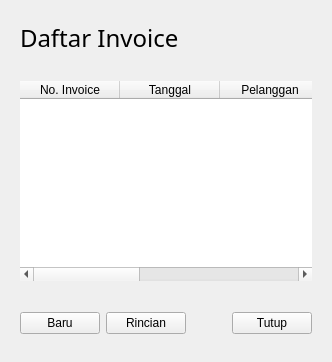
             <widget class="QWidget" name="st_Penjualan_DaftarInvoice">
              <layout class="QVBoxLayout" name="verticalLayout">
               <item>
                <widget class="QFrame" name="fr_Penjualan_DaftarInvoice_title">
                 <property name="sizePolicy">
                  <sizepolicy hsizetype="Preferred" vsizetype="Maximum">
                   <horstretch>0</horstretch>
                   <verstretch>0</verstretch>
                  </sizepolicy>
                 </property>
                 <property name="minimumSize">
                  <size>
                   <width>0</width>
                   <height>55</height>
                  </size>
                 </property>
                 <property name="frameShape">
                  <enum>QFrame::NoFrame</enum>
                 </property>
                 <property name="frameShadow">
                  <enum>QFrame::Raised</enum>
                 </property>
                 <property name="lineWidth">
                  <number>0</number>
                 </property>
                 <layout class="QGridLayout" name="gl_Penjualan_PenawaranHarga_title">
                  <item row="0" column="0">
                   <widget class="QLabel" name="lb_Penjualan_DaftarInvoice_title">
                    <property name="sizePolicy">
                     <sizepolicy hsizetype="Preferred" vsizetype="Maximum">
                      <horstretch>0</horstretch>
                      <verstretch>0</verstretch>
                     </sizepolicy>
                    </property>
                    <property name="font">
                     <font>
                      <family>Segoe UI Semilight</family>
                      <pointsize>18</pointsize>
                     </font>
                    </property>
                    <property name="text">
                     <string>Daftar Invoice</string>
                    </property>
                    <property name="alignment">
                     <set>Qt::AlignLeading|Qt::AlignLeft|Qt::AlignVCenter</set>
                    </property>
                   </widget>
                  </item>
                 </layout>
                </widget>
               </item>
               <item>
                <widget class="QFrame" name="fr_Penjualan_DaftarInvoice_tabel">
                 <property name="sizePolicy">
                  <sizepolicy hsizetype="Preferred" vsizetype="MinimumExpanding">
                   <horstretch>0</horstretch>
                   <verstretch>0</verstretch>
                  </sizepolicy>
                 </property>
                 <property name="frameShape">
                  <enum>QFrame::NoFrame</enum>
                 </property>
                 <property name="frameShadow">
                  <enum>QFrame::Raised</enum>
                 </property>
                 <layout class="QGridLayout" name="gl_Penjualan_PenawaranHarga_tabel">
                  <item row="0" column="0">
                   <widget class="QTableWidget" name="tbl_Penjualan_DaftarInvoice">
                    <property name="sizePolicy">
                     <sizepolicy hsizetype="Maximum" vsizetype="MinimumExpanding">
                      <horstretch>0</horstretch>
                      <verstretch>0</verstretch>
                     </sizepolicy>
                    </property>
                    <property name="minimumSize">
                     <size>
                      <width>0</width>
                      <height>200</height>
                     </size>
                    </property>
                    <property name="maximumSize">
                     <size>
                      <width>1366</width>
                      <height>16777215</height>
                     </size>
                    </property>
                    <property name="frameShape">
                     <enum>QFrame::NoFrame</enum>
                    </property>
                    <property name="showGrid">
                     <bool>false</bool>
                    </property>
                    <property name="wordWrap">
                     <bool>true</bool>
                    </property>
                    <property name="cornerButtonEnabled">
                     <bool>true</bool>
                    </property>
                    <property name="rowCount">
                     <number>0</number>
                    </property>
                    <property name="columnCount">
                     <number>5</number>
                    </property>
                    <column>
                     <property name="text">
                      <string>No. Invoice</string>
                     </property>
                    </column>
                    <column>
                     <property name="text">
                      <string>Tanggal</string>
                     </property>
                    </column>
                    <column>
                     <property name="text">
                      <string>Pelanggan</string>
                     </property>
                    </column>
                    <column>
                     <property name="text">
                      <string>Kurs</string>
                     </property>
                    </column>
                    <column>
                     <property name="text">
                      <string>Nilai</string>
                     </property>
                    </column>
                   </widget>
                  </item>
                 </layout>
                </widget>
               </item>
               <item>
                <widget class="QFrame" name="fr_Penjualan_DaftarInvoice_tombol">
                 <property name="sizePolicy">
                  <sizepolicy hsizetype="Preferred" vsizetype="Maximum">
                   <horstretch>0</horstretch>
                   <verstretch>0</verstretch>
                  </sizepolicy>
                 </property>
                 <property name="minimumSize">
                  <size>
                   <width>0</width>
                   <height>55</height>
                  </size>
                 </property>
                 <property name="maximumSize">
                  <size>
                   <width>16777215</width>
                   <height>100</height>
                  </size>
                 </property>
                 <property name="frameShape">
                  <enum>QFrame::NoFrame</enum>
                 </property>
                 <property name="frameShadow">
                  <enum>QFrame::Raised</enum>
                 </property>
                 <layout class="QHBoxLayout" name="hl_Penjualan_PenawaranHarga_tombol">
                  <item>
                   <widget class="QPushButton" name="tb_Penjualan_DaftarInvoice_Baru">
                    <property name="text">
                     <string>Baru</string>
                    </property>
                   </widget>
                  </item>
                  <item>
                   <widget class="QPushButton" name="tb_Penjualan_DaftarInvoice_Rincian">
                    <property name="text">
                     <string>Rincian</string>
                    </property>
                   </widget>
                  </item>
                  <item>
                   <spacer name="hs_Penjualan_DaftarInvoice">
                    <property name="orientation">
                     <enum>Qt::Horizontal</enum>
                    </property>
                    <property name="sizeHint" stdset="0">
                     <size>
                      <width>40</width>
                      <height>20</height>
                     </size>
                    </property>
                   </spacer>
                  </item>
                  <item>
                   <widget class="QPushButton" name="tb_Penjualan_DaftarInvoice_Tutup">
                    <property name="text">
                     <string>Tutup</string>
                    </property>
                   </widget>
                  </item>
                 </layout>
                </widget>
               </item>
              </layout>
             </widget>
